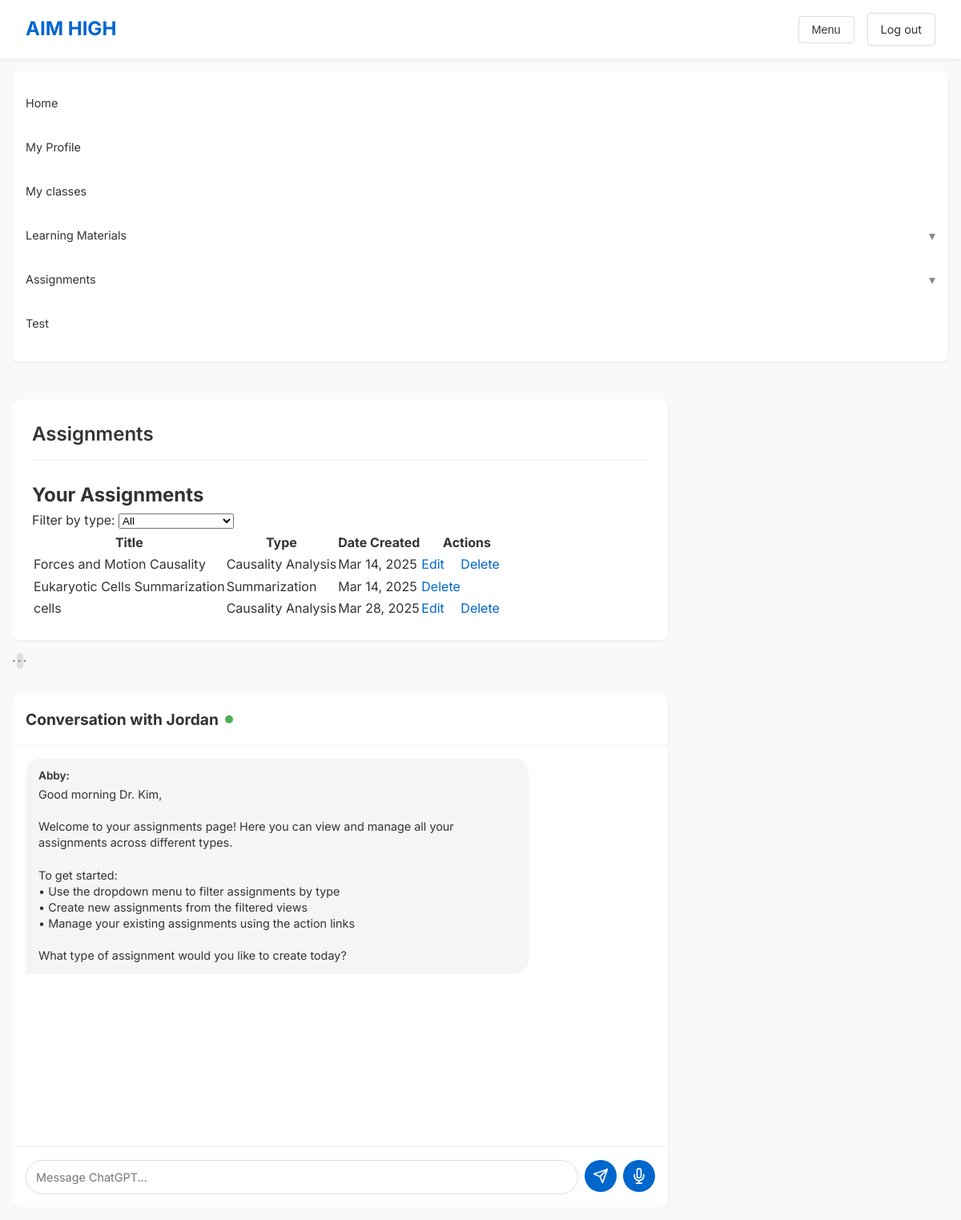
Page /assignments/ (signed in) on the earlier database version.
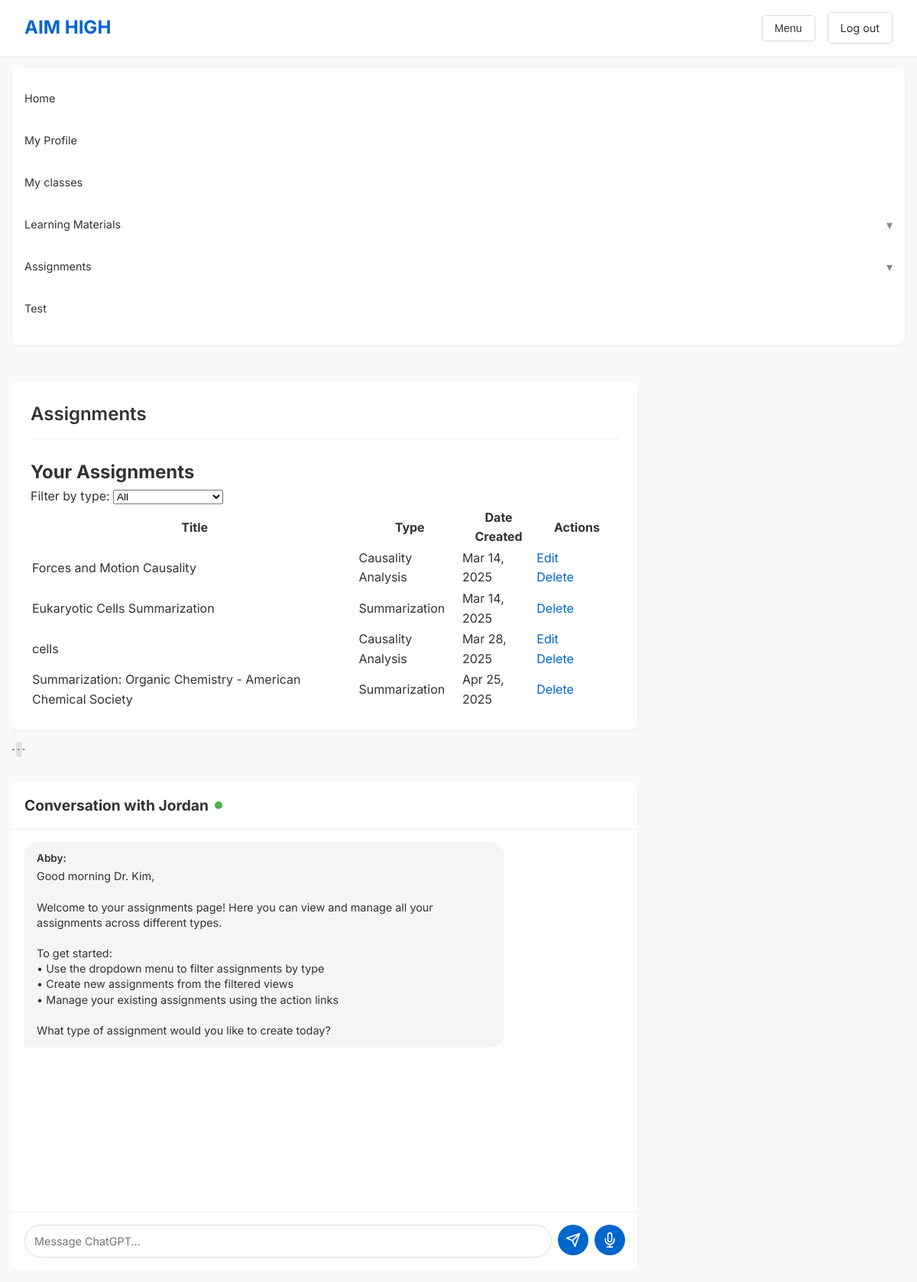
Same page on the later database version.
### aim_high_app/models.py (models this page shows, shortened)
class Assignment(models.Model):
    instructor = models.ForeignKey(InstructorProfile, on_delete=models.CASCADE, related_name='assignments')
    title = models.CharField(max_length=255)
    description = models.TextField()
    assignment_type = models.ForeignKey(AssignmentType, on_delete=models.CASCADE, related_name='assignments')
    learning_material = models.ForeignKey(LearningMaterial, on_delete=models.SET_NULL, null=True, blank=True, related_name='assignments')
    created_at = models.DateTimeField(default=timezone.now)

class AssignmentType(models.Model):
    name = models.CharField(max_length=100)

### aim_high_app/views.py (the view)
# urls.py: path('assignments/', views.assignments, name='assignments'),
@login_required
def assignments(request, assignment_type=None):
    instructor = InstructorProfile.objects.first()
    if assignment_type and assignment_type != 'All':
        assignment_type_obj = get_object_or_404(AssignmentType, name=assignment_type)
        assignments = Assignment.objects.filter(
            instructor=instructor,
            assignment_type=assignment_type_obj
        )
    else:
        assignments = Assignment.objects.filter(instructor=instructor)
    assignment_types = AssignmentType.objects.all()
    materials = LearningMaterial.objects.filter(instructor=instructor)
    return render(request, 'aim_high_app/assignments.html', {
        'assignments': assignments,
        'assignment_types': assignment_types,
        'current_type': assignment_type,
        'materials': materials
    })

### aim_high_app/templates/aim_high_app/assignments.html (shortened to what this page needs)
{% extends "aim_high_app/base.html" %}
{% block content %}
<div class="page-header">
    <h1>Assignments {% if current_type %}- {{ current_type }}{% endif %}</h1>
</div>
<div class="assignments-list">
    <div class="assignments-header">
        <h2>Your Assignments</h2>
        <div class="filter-container">
            <label for="assignment-type">Filter by type:</label>
            <select id="assignment-type" onchange="location = this.value;">
                <option value="{% url 'assignments' %}" {% if not current_type %}selected{% endif %}>All</option>
            </select>
        </div>
    </div>
    <table class="assignments-table">
        <thead>
            <tr>
                <th>Title</th>
                <th>Type</th>
                <th>Date Created</th>
                <th>Actions</th>
            </tr>
        </thead>
        <tbody>
            {% for assignment in assignments %}
            <tr>
                <td>{{ assignment.title }}</td>
                <td>{{ assignment.assignment_type.name }}</td>
                <td>{{ assignment.created_at|date:"M d, Y" }}</td>
                <td>
                    {% if assignment.assignment_type.name == 'Causality Analysis' %}
                    <a href="{% url 'edit_causality_analysis' assignment.id %}" class="action-link">Edit</a>
                    {% endif %}
                    <a href="#" class="action-link delete-assignment" data-id="{{ assignment.id }}">Delete</a>
                </td>
            </tr>
            {% empty %}
            <tr>
                <td colspan="4" class="empty-message">No assignments found{% if current_type %} for type: {{ current_type }}{% endif %}.</td>
            </tr>
            {% endfor %}
        </tbody>
    </table>
</div>
{% endblock %}

### aim_high_app/templates/aim_high_app/base.html (shortened to what this page needs)
<!DOCTYPE html>
<html lang="en">
<head>
    {% load static %}
    <link rel="stylesheet" type="text/css" href="{% static 'css/style.css' %}">
    <link rel="stylesheet" type="text/css" href="{% static 'css/resizer.css' %}">
</head>
<body>
    <header>
        <div class="logo">
            <a href="/">AIM HIGH</a>
        </div>
        <div class="header-controls">
            <div class="dropdown">
                <button class="menu-button">Menu</button>
            </div>
            <a href="#" class="logout-button">Log out</a>
        </div>
    </header>
    <main>
        <div class="app-container">
            <div class="sidebar">
                <ul class="nav-menu">
                    <li><a href="{% url 'index' %}">Home</a></li>
                    <li><a href="{% url 'profile' %}">My Profile</a></li>
                    <li><a href="{% url 'classes' %}">My classes</a></li>
                    <li class="has-submenu">
                        <a href="{% url 'learning_materials' %}">Learning Materials</a>
                        <span class="submenu-toggle">▾</span>
                    </li>
                    <li class="has-submenu">
                        <a href="{% url 'assignments' %}">Assignments</a>
                        <span class="submenu-toggle">▾</span>
                    </li>
                    <li><a href="{% url 'test_evaluation' %}">Test</a></li>
                </ul>
            </div>
            <div class="content-wrapper">
                <div class="main-content">
                    {% block content %}{% endblock %}
                </div>
                <div class="resizer" id="panel-resizer"></div>
                <div class="chat-panel">
                    <div class="chat-header">
                        <h2>Conversation with Jordan</h2>
                    </div>
                    <div class="chat-messages" id="chat-messages">
                    </div>
                    <div class="chat-input-container">
                        <input type="text" id="chat-input" placeholder="Message ChatGPT...">
                        <button id="send-message" class="send-button">
                            <img src="{% static 'images/send-icon.svg' %}" alt="Send" class="send-icon">
                        </button>
                        <button id="voice-input" class="voice-button">
                            <img src="{% static 'images/microphone-icon.svg' %}" alt="Voice" class="voice-icon">
                        </button>
                    </div>
                </div>
            </div>
        </div>
    </main>
    {% load static %}
</body>
</html>

### aim_high_app/static/css/style.css (style rules this page uses)
* { margin: 0; padding: 0; box-sizing: border-box; }
body { font-family: 'Inter', sans-serif; line-height: 1.6; color: #333; background-color: #f9f9f9; }
header { display: flex; justify-content: space-between; align-items: center; background-color: #fff; padding: 1rem 2rem; box-shadow: 0 2px 4px rgba(0, 0, 0, 0.05); position: sticky; top: 0; z-index: 100; }
.logo a { font-size: 1.5rem; font-weight: bold; color: #0066cc; text-decoration: none; }
.header-controls { display: flex; gap: 1rem; align-items: center; }
.menu-button, .logout-button { padding: 0.5rem 1rem; background: none; border: 1px solid #ddd; border-radius: 4px; cursor: pointer; font-size: 0.9rem; text-decoration: none; color: #333; }
.dropdown { position: relative; display: inline-block; }
.app-container { display: flex; max-width: 1400px; margin: 0 auto; padding: 1rem; gap: 2rem; }
.sidebar { width: 200px; flex-shrink: 0; background-color: #fff; border-radius: 8px; box-shadow: 0 2px 4px rgba(0, 0, 0, 0.05); padding: 1rem 0; }
.nav-menu { list-style-type: none; }
.nav-menu li { margin-bottom: 0.5rem; }
.nav-menu a { display: block; padding: 0.75rem 1rem; color: #333; text-decoration: none; font-size: 0.9rem; transition: background-color 0.2s; }
.nav-menu .has-submenu { position: relative; }
.submenu-toggle { position: absolute; right: 1rem; top: 0.75rem; cursor: pointer; color: #888; }
.content-wrapper { flex-grow: 1; display: flex; gap: 1rem; }
.main-content { flex: 1.2; background-color: #fff; border-radius: 8px; box-shadow: 0 2px 4px rgba(0, 0, 0, 0.05); padding: 1.5rem; overflow-x: auto; min-width: 0; }
.chat-panel { flex: 0.8; background-color: #fff; border-radius: 8px; box-shadow: 0 2px 4px rgba(0, 0, 0, 0.05); display: flex; flex-direction: column; height: calc(100vh - 150px); position: sticky; top: 100px; max-width: 400px; min-width: 300px; }
.page-header { margin-bottom: 1.5rem; border-bottom: 1px solid #eee; padding-bottom: 0.75rem; }
.page-header h1 { font-size: 1.5rem; color: #333; font-weight: 600; }
.action-link { color: #0066cc; text-decoration: none; margin-right: 1rem; }
.chat-header { padding: 1rem; border-bottom: 1px solid #eee; }
.chat-header h2 { font-size: 1.2rem; display: flex; align-items: center; }
.chat-header h2::after { content: ''; display: inline-block; width: 10px; height: 10px; background-color: #4CAF50; border-radius: 50%; margin-left: 0.5rem; }
.chat-messages { flex-grow: 1; padding: 1rem; overflow-y: auto; display: flex; flex-direction: column; gap: 1rem; height: 500px; }
.chat-input-container { display: flex; padding: 1rem; border-top: 1px solid #eee; }
#chat-input { flex-grow: 1; padding: 0.75rem; border: 1px solid #ddd; border-radius: 24px; font-family: inherit; font-size: 0.9rem; }
.send-button, .voice-button { width: 40px; height: 40px; border-radius: 50%; background-color: #0066cc; border: none; display: flex; align-items: center; justify-content: center; margin-left: 0.5rem; cursor: pointer; }
.send-icon, .voice-icon { width: 20px; height: 20px; filter: brightness(0) invert(1); }
@media screen and (max-width: 1200px) { .app-container { flex-direction: column; } }
@media screen and (max-width: 1200px) { .sidebar { width: 100%; margin-bottom: 1rem; } }
@media screen and (max-width: 1200px) { .content-wrapper { flex-direction: column; } }
@media screen and (max-width: 1200px) { .chat-panel { position: static; height: 500px; margin-top: 1rem; } }

### aim_high_app/static/css/resizer.css (style rules this page uses)
.resizer { width: 8px; background-color: #e0e0e0; cursor: col-resize; margin: 0 5px; border-radius: 4px; display: flex; align-items: center; justify-content: center; position: relative; z-index: 10; }
.resizer::after { content: "⋮"; color: #888; font-size: 20px; line-height: 20px; transform: rotate(90deg); }
.main-content, .chat-panel { transition: none; min-width: 30%; max-width: 70%; }
.content-wrapper { display: flex; flex: 1; overflow: hidden; }

Differences in the rows shown:
added Assignment: title "Summarization: Organic Chemistry - American Chemical Society", assignment_type.name "Summarization", created_at "Apr 25, 2025"
